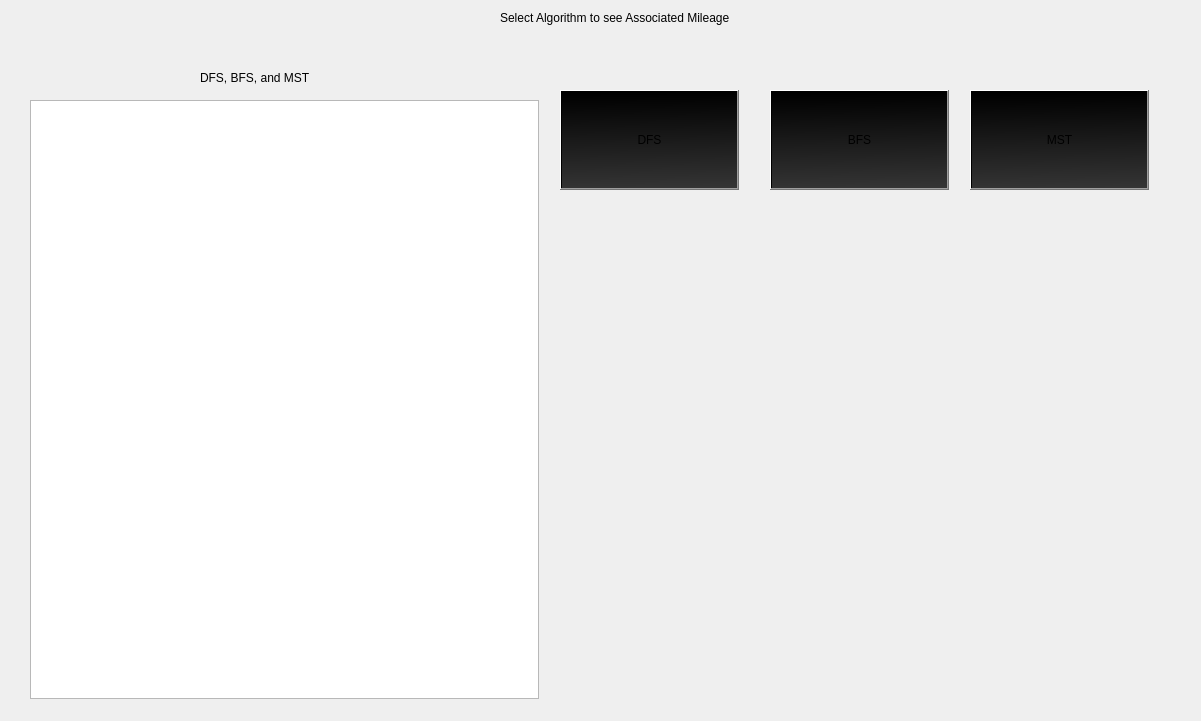
<?xml version="1.0" encoding="UTF-8"?>
<ui version="4.0">
 <class>GraphWindow</class>
 <widget class="QWidget" name="GraphWindow">
  <property name="geometry">
   <rect>
    <x>0</x>
    <y>0</y>
    <width>1201</width>
    <height>721</height>
   </rect>
  </property>
  <property name="minimumSize">
   <size>
    <width>1201</width>
    <height>721</height>
   </size>
  </property>
  <property name="maximumSize">
   <size>
    <width>1201</width>
    <height>721</height>
   </size>
  </property>
  <property name="windowTitle">
   <string>Form</string>
  </property>
  <widget class="QLabel" name="label">
   <property name="geometry">
    <rect>
     <x>500</x>
     <y>10</y>
     <width>231</width>
     <height>16</height>
    </rect>
   </property>
   <property name="text">
    <string>Select Algorithm to see Associated Mileage</string>
   </property>
  </widget>
  <widget class="QLabel" name="label_2">
   <property name="geometry">
    <rect>
     <x>200</x>
     <y>70</y>
     <width>231</width>
     <height>16</height>
    </rect>
   </property>
   <property name="text">
    <string>DFS, BFS, and MST</string>
   </property>
  </widget>
  <widget class="QLabel" name="Image">
   <property name="geometry">
    <rect>
     <x>570</x>
     <y>100</y>
     <width>581</width>
     <height>591</height>
    </rect>
   </property>
   <property name="text">
    <string/>
   </property>
  </widget>
  <widget class="QPushButton" name="dfsBtn">
   <property name="geometry">
    <rect>
     <x>560</x>
     <y>90</y>
     <width>179</width>
     <height>100</height>
    </rect>
   </property>
   <property name="sizePolicy">
    <sizepolicy hsizetype="Minimum" vsizetype="Fixed">
     <horstretch>0</horstretch>
     <verstretch>0</verstretch>
    </sizepolicy>
   </property>
   <property name="minimumSize">
    <size>
     <width>0</width>
     <height>100</height>
    </size>
   </property>
   <property name="styleSheet">
    <string notr="true">background-color: qlineargradient(spread:pad, x1:0.489, y1:0, x2:0.517, y2:1, stop:0 rgba(0, 0, 0, 255), stop:1 rgba(52, 52, 52, 255));</string>
   </property>
   <property name="text">
    <string>DFS</string>
   </property>
  </widget>
  <widget class="QPushButton" name="bfsBtn">
   <property name="geometry">
    <rect>
     <x>770</x>
     <y>90</y>
     <width>179</width>
     <height>100</height>
    </rect>
   </property>
   <property name="minimumSize">
    <size>
     <width>0</width>
     <height>100</height>
    </size>
   </property>
   <property name="styleSheet">
    <string notr="true">background-color: qlineargradient(spread:pad, x1:0.489, y1:0, x2:0.517, y2:1, stop:0 rgba(0, 0, 0, 255), stop:1 rgba(52, 52, 52, 255));</string>
   </property>
   <property name="text">
    <string>BFS</string>
   </property>
  </widget>
  <widget class="QPushButton" name="mstBtn">
   <property name="geometry">
    <rect>
     <x>970</x>
     <y>90</y>
     <width>179</width>
     <height>100</height>
    </rect>
   </property>
   <property name="minimumSize">
    <size>
     <width>0</width>
     <height>100</height>
    </size>
   </property>
   <property name="styleSheet">
    <string notr="true">background-color: qlineargradient(spread:pad, x1:0.489, y1:0, x2:0.517, y2:1, stop:0 rgba(0, 0, 0, 255), stop:1 rgba(52, 52, 52, 255));</string>
   </property>
   <property name="text">
    <string>MST</string>
   </property>
  </widget>
  <widget class="QTableWidget" name="travList">
   <property name="geometry">
    <rect>
     <x>30</x>
     <y>100</y>
     <width>509</width>
     <height>599</height>
    </rect>
   </property>
  </widget>
 </widget>
 <resources/>
 <connections/>
</ui>
